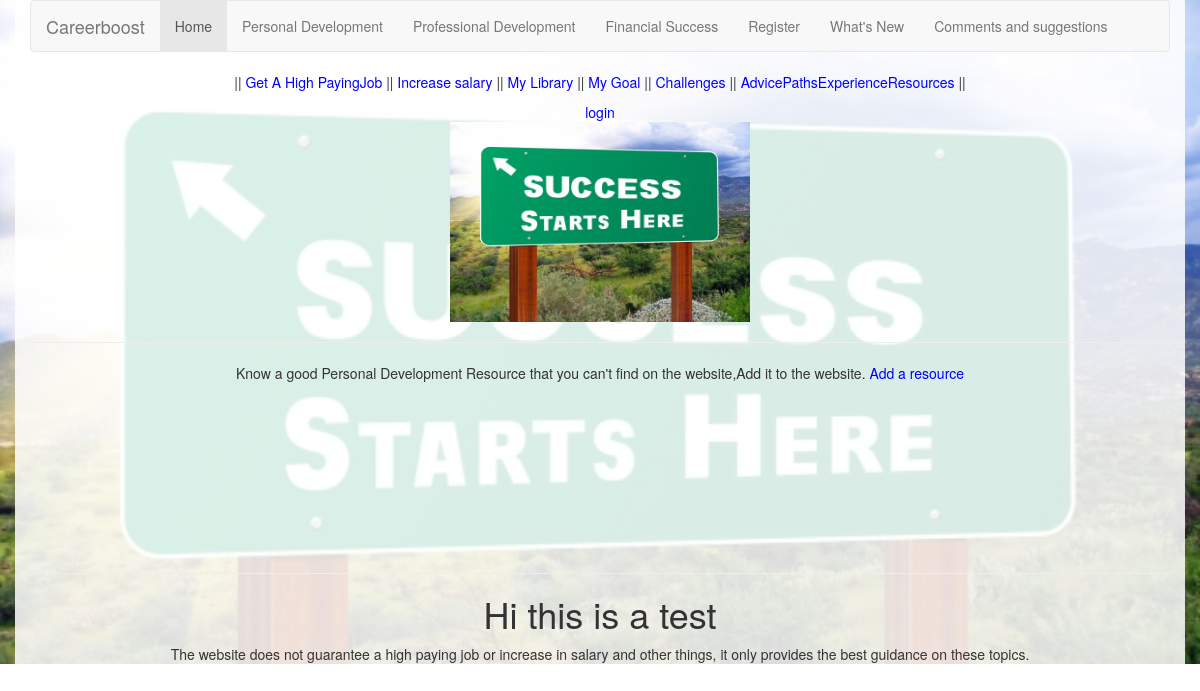
/FirstApp/Earl_Nightingale/, run on an earlier commit of the app's database.
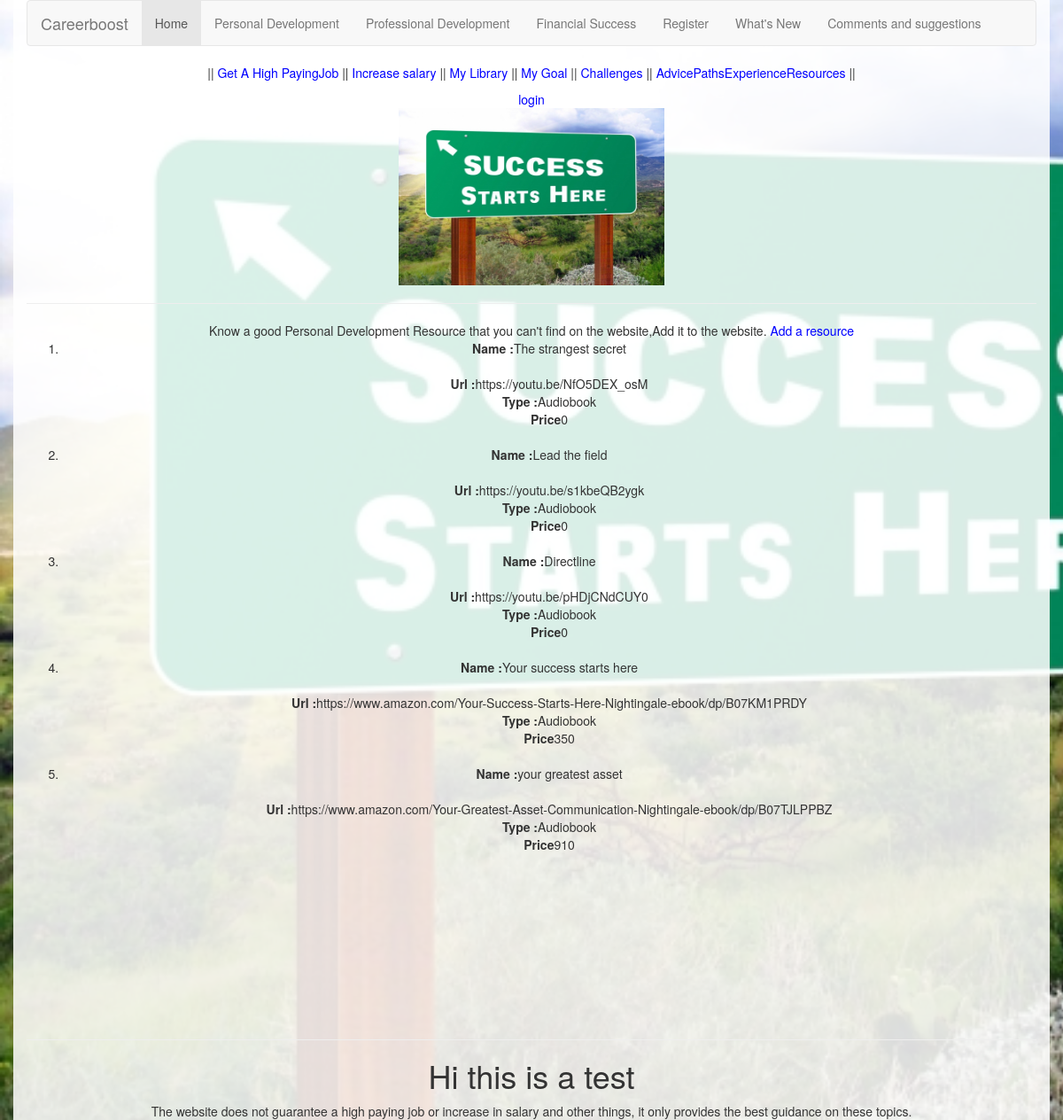
And on a later commit of the database.
### FirstApp/models.py (models this page shows, shortened)
class Personal_Development_Resources(models.Model):
    Author=models.CharField(max_length=25)
    Name_Of_Resource=models.CharField(max_length=100)
    Url=models.URLField(max_length=150)
    Type=models.CharField(max_length=25)
    Self_Email=models.EmailField(max_length=100)
    Price=models.IntegerField()
    Released_On=models.DateField()

### FirstApp/views.py (the view)
def EarlNightingaleView(request):
    ResourceList=Personal_Development_Resources.objects.filter(Author="Earl Nightingale")
    return render(request,'FirstApp/Earl_Nightingale.html',{'Resource':ResourceList})

### templates/FirstApp/Earl_Nightingale.html
{% extends "FirstApp/Base.html"%}
{%block Body_Block%}
    Know a good Personal Development Resource that you can't find on the website,Add it to the website.
   <a href="{% url 'FirstApp:Add_Personal_Development_Resource' %}">Add a resource</a>
   <ol>
      {%for resource in Resource %}
      <li><b>Name :</b>{{resource.Name_Of_Resource}}</li><br>
      <b>Url :</b>{{resource.Url}}<br>
       <b>Type :</b>{{resource.Type}}<br>
       <b>Price</b>{{resource.Price}}<br><br>
      {%endfor%}
   </ol>
{%endblock%}

What changed in the data, as far as the page shows it:
added Personal_Development_Resources: Name_Of_Resource "The strangest secret", Url "https://youtu.be/NfO5DEX_osM", Type "Audiobook", Price "0"
added Personal_Development_Resources: Name_Of_Resource "Lead the field", Url "https://youtu.be/s1kbeQB2ygk", Type "Audiobook", Price "0"
added Personal_Development_Resources: Name_Of_Resource "Directline", Url "https://youtu.be/pHDjCNdCUY0", Type "Audiobook", Price "0"
added Personal_Development_Resources: Name_Of_Resource "Your success starts here", Url "https://www.amazon.com/Your-Success-Starts-Here-Nightingale-ebook/dp/B07KM1PRDY", Type "Audiobook", Price "350"
added Personal_Development_Resources: Name_Of_Resource "your greatest asset", Url "https://www.amazon.com/Your-Greatest-Asset-Communication-Nightingale-ebook/dp/B07TJLPPBZ", Type "Audiobook", Price "910"
